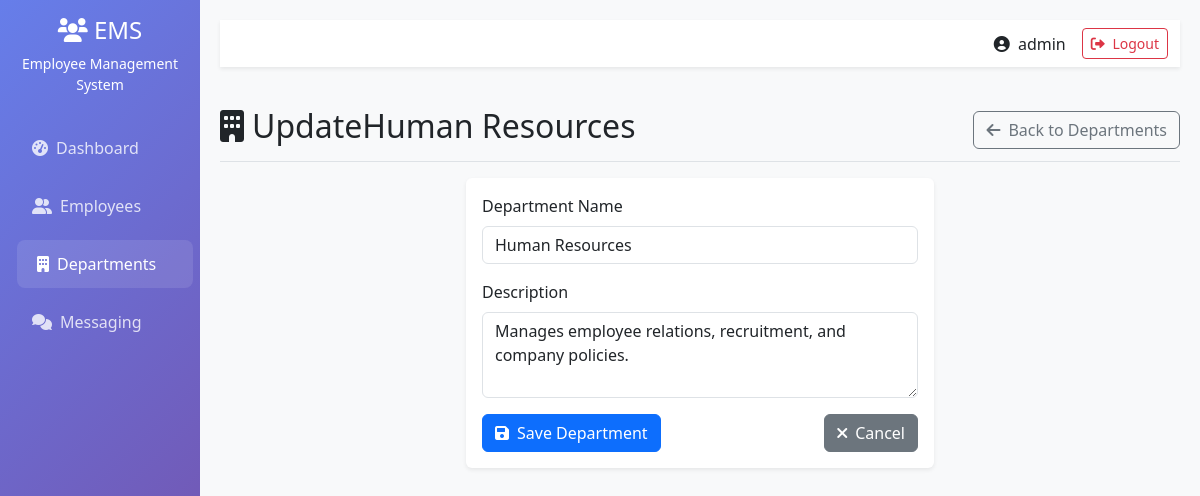
Page /departments/3/edit/ (signed in) on the committed database.
### employees/models.py (models this page shows, shortened)
class Department(models.Model):
    name = models.CharField(max_length=100, unique=True)
    description = models.TextField(blank=True, null=True)
    created_at = models.DateTimeField(auto_now_add=True)
    class Meta:
        ordering = ['name']

### employees/views.py (the view)
# urls.py: path('departments/<int:pk>/edit/', views.department_update, name='department_update'),
@login_required
def department_update(request,pk):
    department = get_object_or_404(Department, pk=pk)
    if request.method == 'POST':
        form = DepartmentForm(request.POST, instance=department)
        if form.is_valid():
            form.save()
            messages.success(request, 'Department updated successfully')
            return redirect('department_list')
    else:
        form = DepartmentForm(instance=department)
    return render(request,'employees/department_form.html', {
        'form': form,
        'title': f'Update{department.name}',
        'department': department
    })

### employees/forms.py
class DepartmentForm(forms.ModelForm):
    class Meta:
        model = Department
        fields = ['name', 'description']
        widgets = {
            'name': forms.TextInput(attrs={'class': 'form-control'}),
            'description': forms.Textarea(attrs={'class': 'form-control', 'rows': 3}),
        }

### employees/templates/employees/department_form.html (shortened to what this page needs)
{% extends 'employees/base.html' %}
{% block content %}
<div class="d-flex justify-content-between flex-wrap flex-md-nowrap align-items-center pt-3 pb-2 mb-3 border-bottom">
    <h1 class="h2"><i class="fas fa-building me-2"></i>{{ title }}</h1>
    <div class="btn-toolbar mb-2 mb-md-0">
        <a href="{% url 'department_list' %}" class="btn btn-outline-secondary">
            <i class="fas fa-arrow-left me-2"></i>Back to Departments
        </a>
    </div>
</div>
<div class="row">
    <div class="col-md-6 offset-md-3">
        <div class="card">
            <div class="card-body">
                <form method="post">
                    <div class="mb-3">
                        <label for="{{ form.name.id_for_label }}" class="form-label">Department Name</label>
                        {{ form.name }}
                    </div>
                    <div class="mb-3">
                        <label for="{{ form.description.id_for_label }}" class="form-label">Description</label>
                        {{ form.description }}
                    </div>
                    <div class="d-flex justify-content-between">
                        <button type="submit" class="btn btn-primary">
                            <i class="fas fa-save me-2"></i>Save Department
                        </button>
                        <a href="{% url 'department_list' %}" class="btn btn-secondary">
                            <i class="fas fa-times me-2"></i>Cancel
                        </a>
                    </div>
                </form>
            </div>
        </div>
    </div>
</div>
{% endblock %}

### employees/templates/employees/base.html (shortened to what this page needs)
{% load static %}
<!DOCTYPE html>
<html lang="en">
<head>
  <link href="https://cdnjs.cloudflare.com/ajax/libs/bootstrap/5.3.0/css/bootstrap.min.css" rel="stylesheet">
  <link href="https://cdnjs.cloudflare.com/ajax/libs/font-awesome/6.0.0/css/all.min.css" rel="stylesheet">
</head>
<body>
  <div class="container-fluid">
    <div class="row">
      <nav id="sidebarMenu" class="col-md-3 col-lg-2 d-md-block sidebar collapse">
        <div class="position-sticky pt-3">
          <div class="text-center mb-4">
            <h4><i class="fas fa-users"></i> EMS</h4>
            <p class="small">Employee Management System</p>
          </div>
          <ul class="nav flex-column">
            <li class="nav-item">
              <a class="nav-link {% if request.resolver_match.url_name == 'dashboard' %}active{% endif %}" href="{% url 'dashboard' %}">
                <i class="fas fa-tachometer-alt me-2"></i>Dashboard
              </a>
            </li>
            <li class="nav-item">
              <a class="nav-link {% if 'employee' in request.resolver_match.url_name %}active{% endif %}" href="{% url 'employee_list' %}">
                <i class="fas fa-user-friends me-2"></i>Employees
              </a>
            </li>
            <li class="nav-item">
              <a class="nav-link {% if 'department' in request.resolver_match.url_name %}active{% endif %}" href="{% url 'department_list' %}">
                <i class="fas fa-building me-2"></i>Departments
              </a>
            </li>
            <li class="nav-item">
              <a class="nav-link {% if 'messaging' in request.resolver_match.url_name %}active{% endif %}" href="{% url 'messaging_dashboard' %}">
                <i class="fas fa-comments me-2"></i>Messaging
              </a>
            </li>
          </ul>
        </div>
      </nav>
      <main class="col-md-9 ms-sm-auto col-lg-10 main-content">
        <nav class="navbar navbar-light bg-white shadow-sm mb-4">
          <div class="container-fluid">
            <div class="d-flex align-items-center ms-auto">
              <span class="me-3">
                <i class="fas fa-user-circle me-1"></i>
                {% if user.first_name %}{{ user.first_name }} {{ user.last_name }}{% else %}{{ user.username }}{% endif %}
              </span>
              <a href="{% url 'logout' %}" class="btn btn-sm btn-outline-danger">
                <i class="fas fa-sign-out-alt me-1"></i> Logout
              </a>
            </div>
          </div>
        </nav>
        {% block content %}{% endblock %}
      </main>
    </div>
  </div>
</body>
</html>

### employees/templates/employees/base.html (style rules this page uses)
.sidebar { background: linear-gradient(135deg, #667eea 0%, #764ba2 100%); min-height: 100vh; color: white; }
.sidebar .nav-link { color: rgba(255,255,255,0.8); padding: 12px 20px; border-radius: 8px; margin: 5px 0; transition: all 0.3s ease; }
.sidebar .nav-link:hover, .sidebar .nav-link.active { color: white; background: rgba(255,255,255,0.1); transform: translateX(5px); }
.main-content { background: #f8f9fa; min-height: 100vh; padding: 20px; }
.card { border: none; box-shadow: 0 0.125rem 0.25rem rgba(0,0,0,0.075); transition: transform 0.2s; }

### rows in the picture
Department: name "Human Resources", description "Manages employee relations, recruitment, and company policies."

### other values in the picture
{{ user.username }} "admin"
{{ title }} "UpdateHuman Resources"
